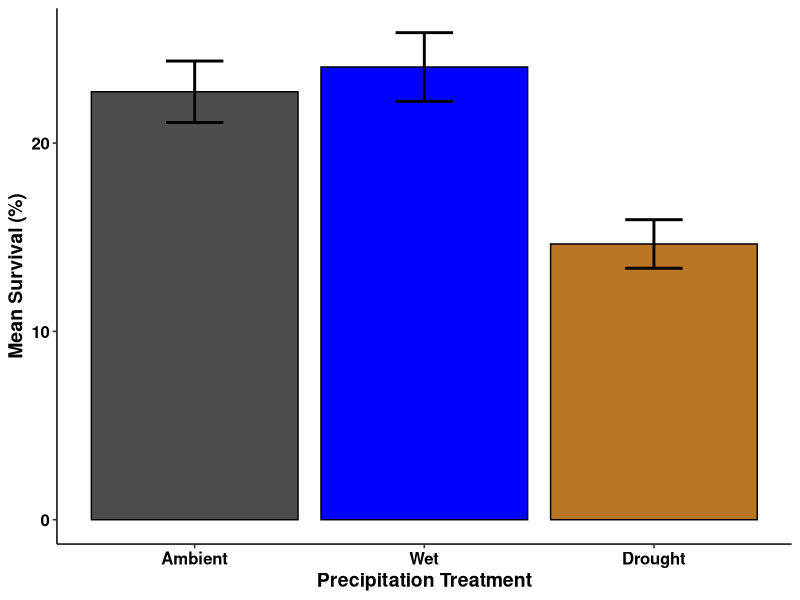
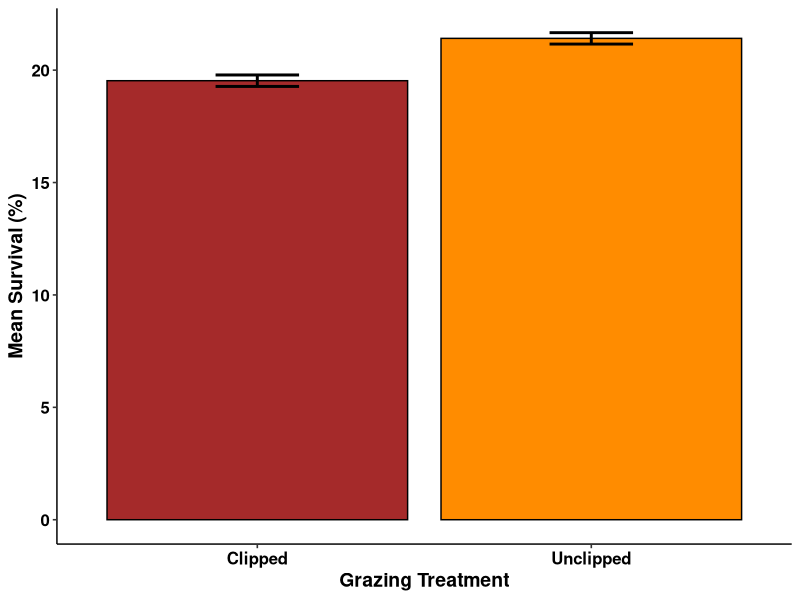
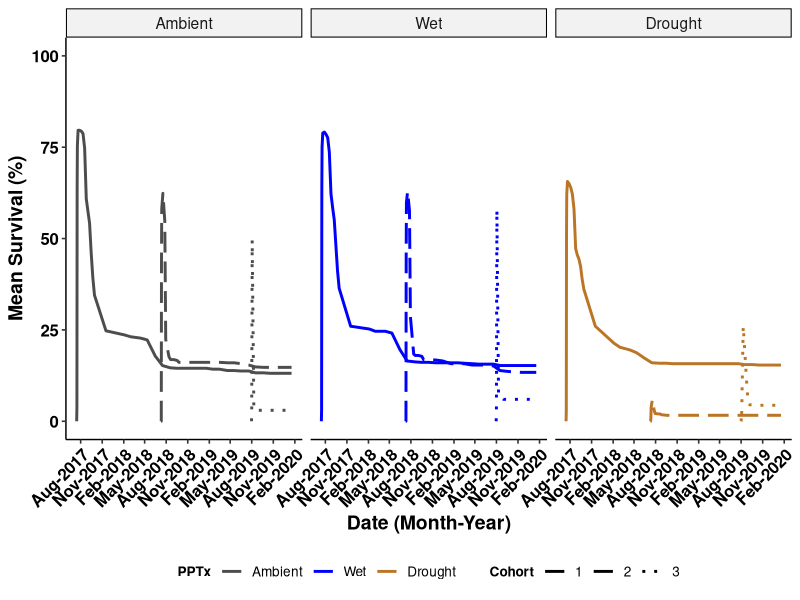
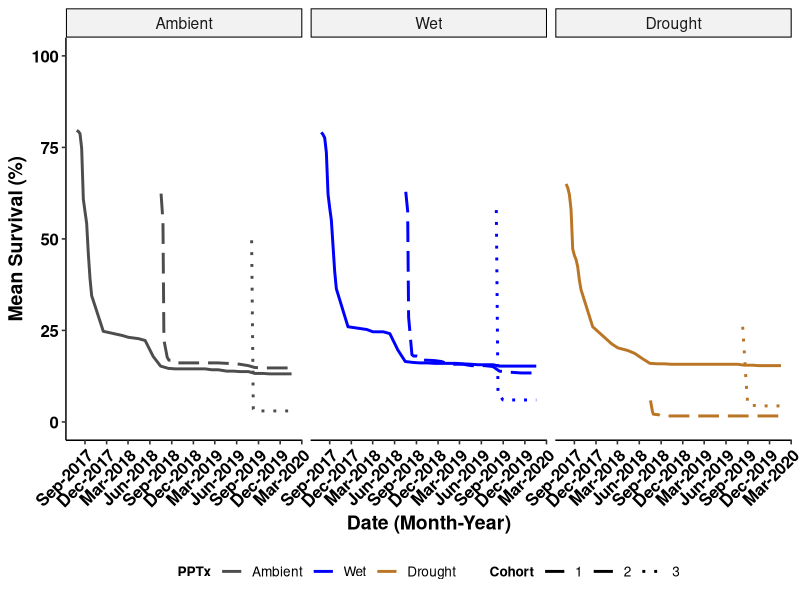
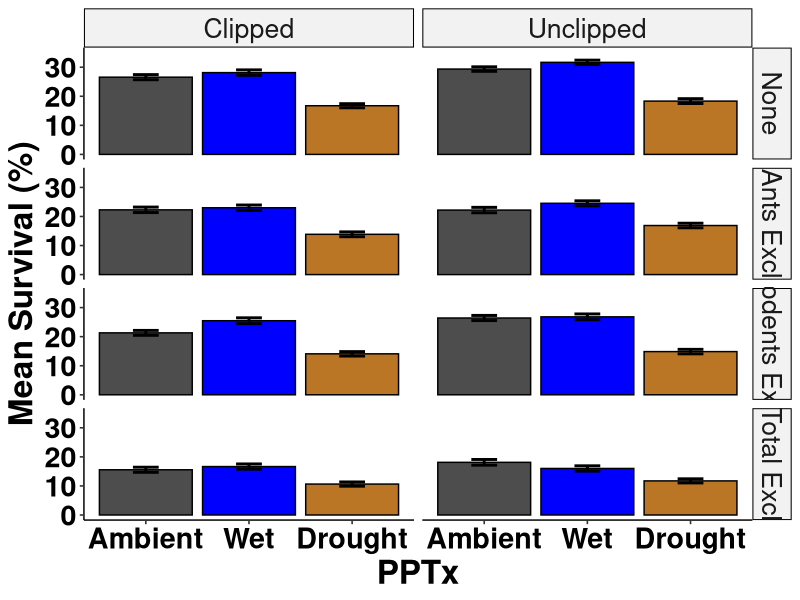
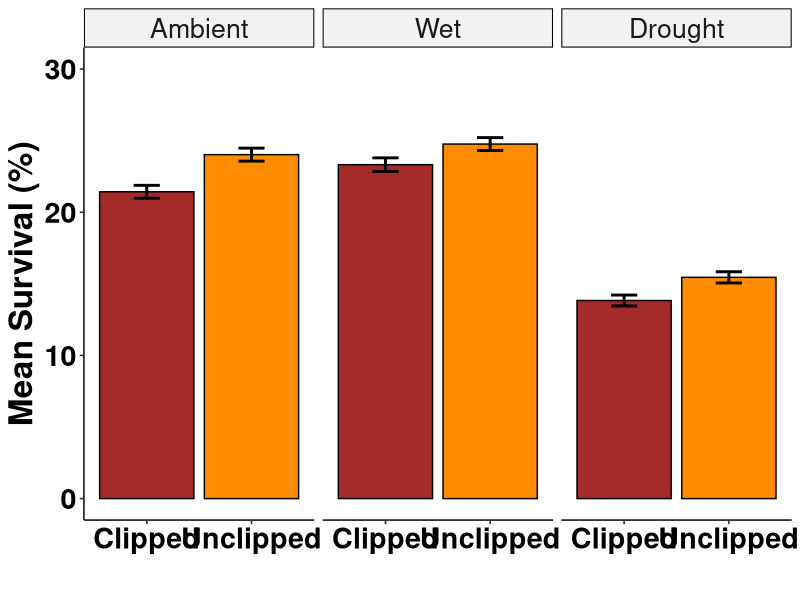
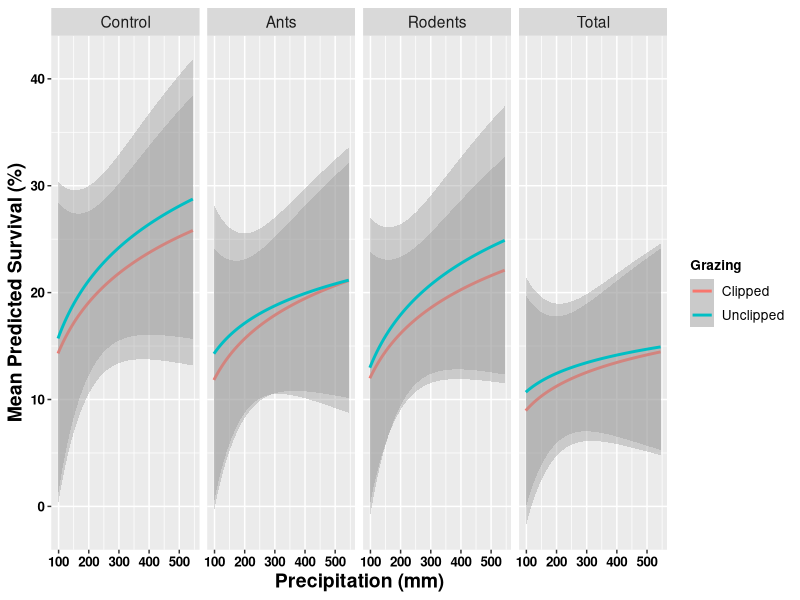
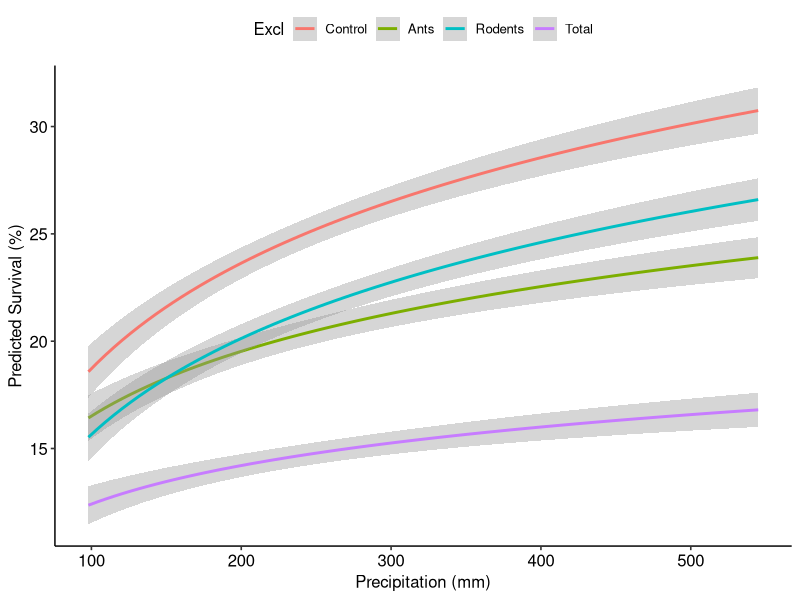

These charts were generated, in order, by the following R code: (Note: this script raises an error after producing the figures.)
# USDA Rainout - Santa Rita Experimental Range
# Data visualizations-main
# Austin Rutherford
# email:arutherford@email.arizona.edu
# 2021-03-29

# Load packages
library(tidyverse)
library(forcats)
library(vroom)
library(ggpubr)
library(glmmTMB)
library(dplyr)

### Read in clean seedlings data with model outputs from "srer_rainout_stats_summarize"
seedlings_obs <- vroom("Data/seedlings_obs.csv",
                   col_types = c(.default = "f",
                                 ObsID = "i",
                                 date = "D",
                                 survival = "i",
                                 died = "i",
                                 tot_germination = "i",
                                 herb_lived = "i",
                                 herb_died = "i",
                                 tot_herbivory = "i",
                                 granivory = "i",
                                 res_surv = "d",
                                 sim_surv = "d",
                                 sim_fit_surv = "d",
                                 pred_surv = "d"))
str(seedlings_obs)
glimpse(seedlings_obs)

# create data set for raw survival data
tot_surv <- seedlings_obs %>% 
  group_by(precip, cohort, date) %>% 
  summarise(mean_surv = mean(survival),
            sd_surv = sd(survival),
            counts = n(),
            se_surv = (sd_surv/sqrt(counts))) %>%
  mutate(upper = mean_surv + se_surv,
         lower = mean_surv - se_surv,
         date = as.Date(date))

summary(tot_surv)


bar_surv_fig <- tot_surv %>%
  group_by(precip) %>% 
  summarise(mean_precip_per = (100*mean(mean_surv)/10),
            mean_se_per = (100*mean(se_surv)/10)) %>%
  mutate(upper = mean_precip_per + mean_se_per,
         lower = mean_precip_per - mean_se_per) %>%
  mutate(precip = recode_factor(precip,
                                      "Control" = "Ambient",
                                      "IR" = "Wet",
                                       "RO" = "Drought", .ordered = TRUE)) %>% 
  ggplot(mapping = aes(x = precip, y = mean_precip_per, fill = precip)) +
  geom_bar(stat="identity", color = "black", position=position_dodge()) +
  geom_errorbar(aes(ymin = lower, ymax = upper), width = 0.25, position = position_dodge(), size = 1) +
  scale_fill_manual(values = c("grey30","blue1","#ba7525")) +
  scale_x_discrete(labels = c("Ambient","Wet", "Drought")) +
  labs(y = "Mean Survival (%)",
       x = "Precipitation Treatment") +
  theme_pubr(legend = "none") +
  labs_pubr()

bar_surv_fig

ggsave(filename = "Figures_Tables/bar_mean_surv.tiff",
       plot = bar_surv_fig,
       dpi = 800,
       width = 22,
       height = 12,
       units = "in",
       compression = "lzw")

# create data set for clip
tot_surv_c <- seedlings_obs %>% 
  group_by(clip) %>% 
  summarise(mean_surv = 100*mean(survival/10),
            sd_surv = 100*sd(survival/10),
            counts = n(),
            se_surv = (sd_surv/sqrt(counts))) %>%
  mutate(upper = mean_surv + se_surv,
         lower = mean_surv - se_surv)

bar_cliponly_fig <- tot_surv_c %>%
  ggplot(mapping = aes(x = clip, y = mean_surv, fill = clip)) +
  geom_bar(stat="identity", color = "black", position=position_dodge()) +
  geom_errorbar(aes(ymin = lower, ymax = upper), width = 0.25, position = position_dodge(), size = 1) +
  scale_fill_manual(values = c("brown","darkorange")) +
  scale_x_discrete(labels = c("Clipped","Unclipped")) +
  labs(y = "Mean Survival (%)",
       x = "Grazing Treatment") +
  theme_pubr(legend = "none") +
  labs_pubr()

bar_cliponly_fig

ggsave(filename = "Figures_Tables/bar_cliponly_surv.tiff",
       plot = bar_cliponly_fig,
       dpi = 800,
       width = 22,
       height = 12,
       units = "in",
       compression = "lzw")

# plot survival over time, all dates
line_mean_surv <- tot_surv %>% 
  mutate(precip = recode_factor(precip,
                                "Control" = "Ambient",
                                "IR" = "Wet",
                                "RO" = "Drought", .ordered = TRUE)) %>% 
  ggplot(aes(x = date, y = 10*mean_surv, group = cohort, color = precip)) + 
  scale_color_manual(values = c("grey30", "blue1", "#ba7525")) +
  #scale_y_continuous(breaks = seq(0, 120, 10), expand = c(0.02,0)) +
  scale_x_date(date_labels = "%b-%Y", date_breaks = "3 months") +
  geom_line(aes(linetype = cohort), stat = "identity", size = 1) + 
  scale_linetype_manual(values=c("solid","longdash", "dotted")) +
  scale_fill_manual(values = c("grey30","blue1", "red1")) +
  ylim(0, 100) +
  labs(y = "Mean Survival (%)",
       x = "Date (Month-Year)",
       color = "PPTx",
       linetype = "Cohort") +
  facet_wrap(~precip, ncol = 3, nrow = 1) +
  theme_pubr(legend = "bottom", x.text.angle = 45) +
  labs_pubr()

line_mean_surv

ggsave(filename = "Figures_Tables/seedlings/line_mean_surv.tiff",
       plot = line_mean_surv,
       dpi = 800,
       width = 22,
       height = 12,
       units = "in",
       compression = "lzw")


# remove the lead up survival to start max for each cohort (following Archer suggestions)
surv_small_1 <- tot_surv %>% 
  filter(cohort == 1) %>% 
  filter(date > "2017-07-21")

surv_small_2 <- tot_surv %>% 
  filter(cohort == 2) %>% 
  filter(date >= "2018-07-18")

surv_small_3 <- tot_surv %>% 
  filter(cohort == 3 & precip != "RO") %>% 
  filter(date >= "2019-08-03")

surv_small_drought <- tot_surv %>% 
  filter(precip == "RO" & date >= "2019-08-10")

surv_small_all <- rbind(surv_small_1, surv_small_2, surv_small_3, surv_small_drought)

line_mean_surv_archer <- surv_small_all %>% 
  mutate(precip = recode_factor(precip,
                                "Control" = "Ambient",
                                "IR" = "Wet",
                                "RO" = "Drought", .ordered = TRUE)) %>% 
  ggplot(aes(x = date, y = 10*mean_surv, group = cohort, color = precip)) + 
  scale_color_manual(values = c("grey30", "blue1", "#ba7525")) +
  #scale_y_continuous(breaks = seq(0, 120, 10), expand = c(0.02,0)) +
  scale_x_date(date_labels = "%b-%Y", date_breaks = "3 months") +
  geom_line(aes(linetype = cohort), stat = "identity", size = 1) + 
  scale_linetype_manual(values=c("solid","longdash", "dotted")) +
  scale_fill_manual(values = c("grey30","blue1", "red1")) +
  ylim(0, 100) +
  labs(y = "Mean Survival (%)",
       x = "Date (Month-Year)",
       color = "PPTx",
       linetype = "Cohort") +
  facet_wrap(~precip, ncol = 3, nrow = 1) +
  theme_pubr(legend = "bottom", x.text.angle = 45) +
  labs_pubr()

line_mean_surv_archer

ggsave(filename = "Figures_Tables/seedlings/line_mean_surv_archer.tiff",
       plot = line_mean_surv_archer,
       dpi = 800,
       width = 22,
       height = 12,
       units = "in",
       compression = "lzw")

# calculate summary info
tot_surv_summary <- seedlings_obs %>% 
  group_by(precip, cohort, date) %>% 
  summarise(mean_surv = 100*mean(survival/10),
            sd_surv = 100*sd(survival/10),
            counts = n(),
            se_surv = (sd_surv/sqrt(counts))) %>%
  mutate(upper = mean_surv + se_surv,
         lower = mean_surv - se_surv)

tot_surv_summary_pcohort <- seedlings_obs %>% 
  group_by(precip, cohort) %>% 
  summarise(mean_surv = 100*mean(survival/10),
            sd_surv = 100*sd(survival/10),
            counts = n(),
            se_surv = (sd_surv/sqrt(counts))) %>%
  mutate(upper = mean_surv + se_surv,
         lower = mean_surv - se_surv)

# create data set for precip and excl and clip
tot_surv_pce <- seedlings_obs %>% 
  group_by(precip, excl, clip) %>% 
  summarise(mean_surv = 100*mean(survival/10),
            sd_surv = 100*sd(survival/10),
            counts = n(),
            se_surv = (sd_surv/sqrt(counts))) %>%
  mutate(upper = mean_surv + se_surv,
         lower = mean_surv - se_surv)

bar_pce_fig <- tot_surv_pce %>%
  mutate(precip = recode_factor(precip,
                                "Control" = "Ambient",
                                "IR" = "Wet",
                                "RO" = "Drought", .ordered = TRUE)) %>% 
  mutate(excl = recode_factor(excl, 
                              "Control" = "None",
                              "Ants" = "Ants Excl",
                              "Rodents" = "Rodents Excl",
                              "Total" = "Total Excl")) %>% 
  ggplot(mapping = aes(x = precip, y = mean_surv, fill = precip)) +
  geom_bar(stat="identity", color = "black", position=position_dodge()) +
  geom_errorbar(aes(ymin = lower, ymax = upper), width = 0.25, position = position_dodge(), size = 1) +
  scale_fill_manual(values = c("grey30", "blue1", "#ba7525")) +
  scale_x_discrete(labels = c("Ambient", "Wet", "Drought")) +
  ylim(0, 35) +
  labs(y = "Mean Survival (%)",
       x = "PPTx") +
  theme_pubr(legend = "none") +
  facet_grid(cols = vars(clip), rows = vars(excl)) +
  labs_pubr(base_size = 24)

bar_pce_fig

ggsave(filename = "Figures_Tables/bar_alltx_surv.tiff",
       plot = bar_pce_fig,
       dpi = 800,
       width = 22,
       height = 12,
       units = "in",
       compression = "lzw")


# create data set for precip and clip
tot_surv_pc <- seedlings_obs %>% 
  group_by(precip, clip) %>% 
  summarise(mean_surv = 100*mean(survival/10),
            sd_surv = 100*sd(survival/10),
            counts = n(),
            se_surv = (sd_surv/sqrt(counts))) %>%
  mutate(upper = mean_surv + se_surv,
         lower = mean_surv - se_surv)

bar_clip_fig <- tot_surv_pc %>%
  mutate(precip = recode_factor(precip,
                                "Control" = "Ambient",
                                "IR" = "Wet",
                                "RO" = "Drought", .ordered = TRUE)) %>% 
  ggplot(mapping = aes(x = clip, y = mean_surv, fill = clip)) +
  geom_bar(stat="identity", color = "black", position=position_dodge()) +
  geom_errorbar(aes(ymin = lower, ymax = upper), width = 0.25, position = position_dodge(), size = 1) +
  scale_fill_manual(values = c("brown","darkorange")) +
  scale_x_discrete(labels = c("Clipped","Unclipped")) +
  ylim(0, 30) +
  labs(y = "Mean Survival (%)",
       x = "") +
  theme_pubr(legend = "none") +
  facet_wrap(~precip)+
  labs_pubr(base_size = 24)

bar_clip_fig

ggsave(filename = "Figures_Tables/bar_clip_surv.tiff",
       plot = bar_clip_fig,
       dpi = 800,
       width = 22,
       height = 12,
       units = "in",
       compression = "lzw")


# if want to look at effects treating monsoon precip as continuous
precip_cont_surv_df_1 <- seedlings_obs %>% 
  group_by(cohort) %>%
  filter(cohort == "1") %>% 
  mutate(precip_cont = dplyr::recode(precip,
                                     "Control" = "280",
                                     "IR" = "462",
                                     "RO" = "98")) %>% 
  mutate(precip_cont = as.numeric(as.character(precip_cont)))

precip_cont_surv_df_2 <-seedlings_obs %>% 
  group_by(cohort) %>%
  filter(cohort == "2") %>% 
  mutate(precip_cont = dplyr::recode(precip,
                                     "Control" = "330",
                                     "IR" = "545",
                                     "RO" = "115")) %>% 
  mutate(precip_cont = as.numeric(as.character(precip_cont)))

precip_cont_surv_df_3 <-seedlings_obs %>% 
  group_by(cohort) %>%
  filter(cohort == "3") %>% 
  mutate(precip_cont = dplyr::recode(precip,
                                     "Control" = "292",
                                     "IR" = "482",
                                     "RO" = "102")) %>% 
  mutate(precip_cont = as.numeric(as.character(precip_cont)))

precip_cont_surv_df <- rbind(precip_cont_surv_df_1, precip_cont_surv_df_2, precip_cont_surv_df_3)


# predicted survival clip vs unclip across exclusion treatments
precip_cont_surv_df %>%
  group_by(precip_cont, precip, clip, excl) %>% 
  summarise(mean_pred_surv = 100*mean(pred_surv/10)) %>% #convert survival to a percentage
  ggplot(aes(x = precip_cont, y = mean_pred_surv, color = clip, group = clip)) + 
  geom_smooth(method = "glm", formula = y ~ log(x))+
  labs(y = "Mean Predicted Survival (%)",
       x = "Precipitation (mm)",
       color = "Grazing") +
  labs_pubr() +
  facet_wrap(~excl, nrow = 1)

# predicted survival only exclusion txs
precip_cont_surv_df %>% 
  ggplot(aes(x = precip_cont, y = 100*(pred_surv/10), color = excl, group = excl)) + 
  geom_smooth(method = "glm", formula = y ~ log(x))+
  labs(y = "Predicted Survival (%)",
       x = "Precipitation (mm)",
       color = "Excl")+
  labs_pubr()+
  theme_pubr()

# predicted survival only PPT
pred_surv_cont <- precip_cont_surv_df %>%
  ggplot(aes(x = precip_cont, y = (pred_surv))) +
  geom_smooth(method = "glm", formula = y ~ log(x) + x)+
  labs(y = "Predicted Survival (%)",
       x = "Precipitation (mm)")+
  theme_pubr()+
  labs_pubr(base_size = 24)

pred_surv_cont


precip_cont_surv_df %>% 
  group_by(precip_cont, clip, excl) %>% 
  summarise(mean_pred_surv = mean(pred_surv),
            sd_surv = sd(pred_surv),
            counts = n(),
            se_surv = (sd_surv/sqrt(counts))) %>%
  mutate(upper = mean_pred_surv + se_surv,
         lower = mean_pred_surv - se_surv) %>% 
  ggplot(aes(x = precip_cont, y = 100*(mean_pred_surv))) + 
  #geom_point() +
  geom_pointrange(aes(ymin = 100*lower, ymax = 100*upper, color = excl), size = 0.5) +
  geom_smooth(method = "glm", formula = y ~ log(x) + x, se = T, size = 2)+
  labs(y = "Predicted Survival (%)",
       x = "Precipitation (mm)",
       color = "Exclusion Treatment") +
  scale_x_continuous(breaks = c(0, 100, 200, 300, 400, 500, 600), limits = c(0, 600))+
  ylim(0, 100) +
  theme_pubr()+
  labs_pubr()

ggsave(filename = "Figures_Tables/pred_surv_cont.tiff",
       plot = pred_surv_cont,
       dpi = 800,
       width = 22,
       height = 12,
       units = "in",
       compression = "lzw")

# obs clip vs unclip across exclusion treatments
precip_cont_surv_df %>%
  group_by(precip_cont, precip, clip, excl) %>% 
  summarise(mean_surv = 100*mean(survival/10)) %>% #convert survival to a percentage
  ggplot(aes(x = precip_cont, y = mean_surv, color = clip, group = clip)) + 
  geom_smooth(method = "glm", formula = y ~ log(x))+
  labs(y = "Mean Survival (%)",
       x = "Precipitation (mm)",
       color = "Grazing") +
  labs_pubr() +
  facet_wrap(~excl, nrow = 1)+
  theme_pubr()

# only exclusion txs
precip_cont_surv_df %>%
  group_by(precip_cont, precip, clip, excl) %>% 
  summarise(mean_surv = 100*mean(survival/10)) %>% #convert survival to a percentage
  ggplot(aes(x = precip_cont, y = mean_surv, color = excl, group = excl)) + 
  geom_smooth(method = "glm", formula = y ~ log(x))+
  labs(y = "Mean Survival (%)",
       x = "Precipitation (mm)",
       color = "Exclusion") +
  labs_pubr() +
  theme_pubr()


describeBy(seedlings_obs, group = "excl")
